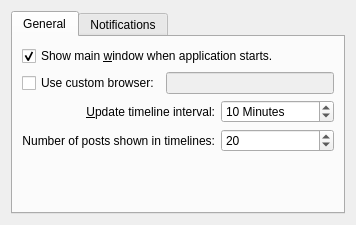
<?xml version="1.0" encoding="UTF-8"?>
<ui version="4.0">
 <class>prefs_base</class>
 <widget class="QWidget" name="prefs_base">
  <property name="geometry">
   <rect>
    <x>0</x>
    <y>0</y>
    <width>356</width>
    <height>225</height>
   </rect>
  </property>
  <layout class="QGridLayout" name="gridLayout_3">
   <item row="0" column="0">
    <widget class="KTabWidget" name="ktabwidget">
     <property name="currentIndex">
      <number>0</number>
     </property>
     <widget class="QWidget" name="tab">
      <attribute name="title">
       <string>General</string>
      </attribute>
      <layout class="QVBoxLayout" name="verticalLayout_4">
       <item>
        <widget class="QCheckBox" name="kcfg_showMainWinOnStart">
         <property name="text">
          <string>Show main &amp;window when application starts.</string>
         </property>
         <property name="checked">
          <bool>true</bool>
         </property>
        </widget>
       </item>
       <item>
        <layout class="QHBoxLayout" name="horizontalLayout">
         <item>
          <widget class="QCheckBox" name="kcfg_useCustomBrowser">
           <property name="text">
            <string>Use custom browser:</string>
           </property>
          </widget>
         </item>
         <item>
          <widget class="KLineEdit" name="kcfg_customBrowser">
           <property name="enabled">
            <bool>false</bool>
           </property>
          </widget>
         </item>
        </layout>
       </item>
       <item>
        <layout class="QHBoxLayout" name="horizontalLayout_2">
         <item>
          <layout class="QVBoxLayout" name="verticalLayout">
           <item>
            <widget class="QLabel" name="label">
             <property name="text">
              <string>&amp;Update timeline interval:</string>
             </property>
             <property name="alignment">
              <set>Qt::AlignRight|Qt::AlignTrailing|Qt::AlignVCenter</set>
             </property>
             <property name="buddy">
              <cstring>kcfg_updateInterval</cstring>
             </property>
            </widget>
           </item>
           <item>
            <widget class="QLabel" name="label_5">
             <property name="sizePolicy">
              <sizepolicy hsizetype="MinimumExpanding" vsizetype="Preferred">
               <horstretch>0</horstretch>
               <verstretch>0</verstretch>
              </sizepolicy>
             </property>
             <property name="text">
              <string>Number of posts shown in timelines:</string>
             </property>
             <property name="alignment">
              <set>Qt::AlignRight|Qt::AlignTrailing|Qt::AlignVCenter</set>
             </property>
            </widget>
           </item>
          </layout>
         </item>
         <item>
          <layout class="QVBoxLayout" name="verticalLayout_2">
           <item>
            <widget class="KIntSpinBox" name="kcfg_updateInterval">
             <property name="specialValueText">
              <string>Disabled</string>
             </property>
             <property name="suffix">
              <string> Minutes</string>
             </property>
             <property name="minimum">
              <number>0</number>
             </property>
             <property name="value">
              <number>10</number>
             </property>
            </widget>
           </item>
           <item>
            <widget class="KIntSpinBox" name="kcfg_countOfPosts">
             <property name="sizePolicy">
              <sizepolicy hsizetype="MinimumExpanding" vsizetype="Fixed">
               <horstretch>0</horstretch>
               <verstretch>0</verstretch>
              </sizepolicy>
             </property>
             <property name="minimum">
              <number>1</number>
             </property>
             <property name="maximum">
              <number>200</number>
             </property>
             <property name="value">
              <number>20</number>
             </property>
            </widget>
           </item>
          </layout>
         </item>
        </layout>
       </item>
       <item>
        <spacer name="verticalSpacer">
         <property name="orientation">
          <enum>Qt::Vertical</enum>
         </property>
         <property name="sizeHint" stdset="0">
          <size>
           <width>20</width>
           <height>40</height>
          </size>
         </property>
        </spacer>
       </item>
      </layout>
     </widget>
     <widget class="QWidget" name="tab_2">
      <attribute name="title">
       <string>Notifications</string>
      </attribute>
      <layout class="QVBoxLayout" name="verticalLayout_3">
       <item>
        <layout class="QGridLayout" name="gridLayout">
         <item row="0" column="0" colspan="2">
          <widget class="QCheckBox" name="kcfg_showAllNotifiesInOne">
           <property name="text">
            <string>&amp;Show all new posts in one notification.</string>
           </property>
          </widget>
         </item>
         <item row="1" column="0">
          <widget class="QLabel" name="label_4">
           <property name="text">
            <string>&amp;Notify duration:</string>
           </property>
           <property name="alignment">
            <set>Qt::AlignRight|Qt::AlignTrailing|Qt::AlignVCenter</set>
           </property>
           <property name="buddy">
            <cstring>kcfg_notifyInterval</cstring>
           </property>
          </widget>
         </item>
         <item row="1" column="1">
          <widget class="KIntSpinBox" name="kcfg_notifyInterval">
           <property name="suffix">
            <string> seconds.</string>
           </property>
           <property name="minimum">
            <number>2</number>
           </property>
           <property name="maximum">
            <number>300</number>
           </property>
           <property name="value">
            <number>10</number>
           </property>
          </widget>
         </item>
        </layout>
       </item>
       <item>
        <spacer name="verticalSpacer_2">
         <property name="orientation">
          <enum>Qt::Vertical</enum>
         </property>
         <property name="sizeHint" stdset="0">
          <size>
           <width>20</width>
           <height>40</height>
          </size>
         </property>
        </spacer>
       </item>
      </layout>
     </widget>
    </widget>
   </item>
  </layout>
 </widget>
 <customwidgets>
  <customwidget>
   <class>KIntSpinBox</class>
   <extends>QSpinBox</extends>
   <header>knuminput.h</header>
  </customwidget>
  <customwidget>
   <class>KLineEdit</class>
   <extends>QLineEdit</extends>
   <header>klineedit.h</header>
  </customwidget>
  <customwidget>
   <class>KTabWidget</class>
   <extends>QTabWidget</extends>
   <header>ktabwidget.h</header>
   <container>1</container>
  </customwidget>
 </customwidgets>
 <tabstops>
  <tabstop>kcfg_showMainWinOnStart</tabstop>
  <tabstop>kcfg_updateInterval</tabstop>
  <tabstop>kcfg_showAllNotifiesInOne</tabstop>
  <tabstop>kcfg_notifyInterval</tabstop>
 </tabstops>
 <includes>
  <include location="local">kcolorbutton.h</include>
 </includes>
 <resources/>
 <connections>
  <connection>
   <sender>kcfg_useCustomBrowser</sender>
   <signal>toggled(bool)</signal>
   <receiver>kcfg_customBrowser</receiver>
   <slot>setEnabled(bool)</slot>
   <hints>
    <hint type="sourcelabel">
     <x>145</x>
     <y>181</y>
    </hint>
    <hint type="destinationlabel">
     <x>211</x>
     <y>182</y>
    </hint>
   </hints>
  </connection>
 </connections>
</ui>
